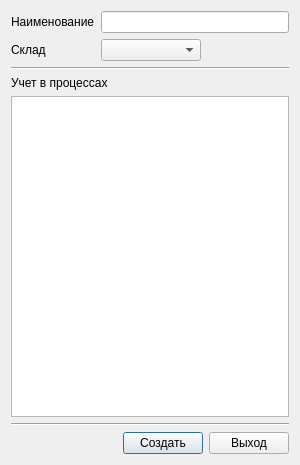
<?xml version="1.0" encoding="UTF-8"?>
<ui version="4.0">
 <class>ProductDialog</class>
 <widget class="QDialog" name="ProductDialog">
  <property name="geometry">
   <rect>
    <x>0</x>
    <y>0</y>
    <width>300</width>
    <height>465</height>
   </rect>
  </property>
  <property name="windowTitle">
   <string>Продукт</string>
  </property>
  <layout class="QVBoxLayout" name="verticalLayout">
   <item>
    <layout class="QGridLayout" name="gridLayout">
     <item row="1" column="0">
      <widget class="QLabel" name="label_2">
       <property name="text">
        <string>Склад</string>
       </property>
      </widget>
     </item>
     <item row="0" column="0">
      <widget class="QLabel" name="label">
       <property name="text">
        <string>Наименование</string>
       </property>
      </widget>
     </item>
     <item row="0" column="1" colspan="2">
      <widget class="QLineEdit" name="name"/>
     </item>
     <item row="1" column="1">
      <widget class="QComboBox" name="stock">
       <property name="minimumSize">
        <size>
         <width>100</width>
         <height>0</height>
        </size>
       </property>
      </widget>
     </item>
    </layout>
   </item>
   <item>
    <widget class="Line" name="line">
     <property name="orientation">
      <enum>Qt::Horizontal</enum>
     </property>
    </widget>
   </item>
   <item>
    <widget class="QLabel" name="label_4">
     <property name="text">
      <string>Учет в процессах</string>
     </property>
    </widget>
   </item>
   <item>
    <widget class="QListView" name="processes">
     <property name="maximumSize">
      <size>
       <width>16777215</width>
       <height>16777215</height>
      </size>
     </property>
     <property name="alternatingRowColors">
      <bool>false</bool>
     </property>
     <property name="selectionBehavior">
      <enum>QAbstractItemView::SelectRows</enum>
     </property>
     <property name="selectionRectVisible">
      <bool>false</bool>
     </property>
    </widget>
   </item>
   <item>
    <widget class="Line" name="line_2">
     <property name="orientation">
      <enum>Qt::Horizontal</enum>
     </property>
    </widget>
   </item>
   <item>
    <layout class="QHBoxLayout" name="horizontalLayout_3">
     <item>
      <spacer name="horizontalSpacer_6">
       <property name="orientation">
        <enum>Qt::Horizontal</enum>
       </property>
       <property name="sizeHint" stdset="0">
        <size>
         <width>40</width>
         <height>20</height>
        </size>
       </property>
      </spacer>
     </item>
     <item>
      <widget class="QPushButton" name="saveProductButton">
       <property name="text">
        <string>Создать</string>
       </property>
      </widget>
     </item>
     <item>
      <widget class="QPushButton" name="exitProductButton">
       <property name="text">
        <string>Выход</string>
       </property>
      </widget>
     </item>
    </layout>
   </item>
  </layout>
 </widget>
 <resources/>
 <connections/>
</ui>
